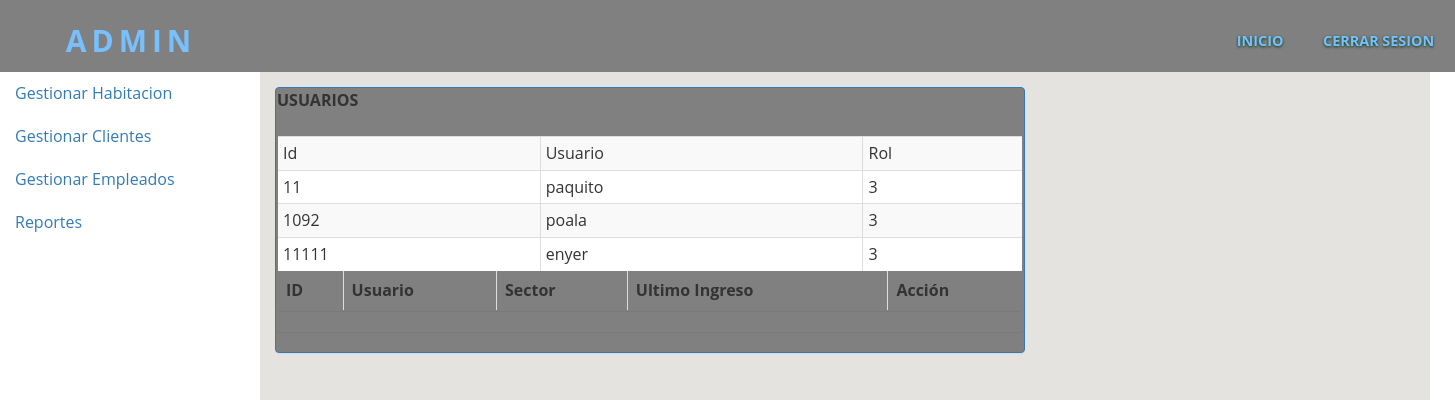
Page /admin/vtipohab.php on the committed database.
### tables this page shows
CREATE TABLE `usuario` (
  `id` int(11) NOT NULL,
  `nombre_user` varchar(30) NOT NULL,
  `password` varchar(32) NOT NULL,
  `rol` int(11) DEFAULT NULL
);

### admin/listausuario.php (the view, shortened to what this page needs)
<!DOCTYPE html>
<html>
<head>
</head>
<body>
<br>
<div class="table table-responsive">
	<table class=" table table-hover table-bordered table-striped table-condensed" >
			<td>Id</td>
			<td>Usuario</td>
			<td>Rol</td>
		<?php
		$sql="SELECT * from usuario";
		$result=mysqli_query($conexion,$sql);
		while($mostrar=mysqli_fetch_array($result)){
		 ?>
		<tr>
			<td><?php echo $mostrar['id'] ?></td>
			<td><?php echo $mostrar['nombre_user'] ?></td>
			<td><?php echo $mostrar['rol'] ?></td>
		</tr>
	<?php
	}
	 ?>
	</table>
</div>
<table id="tabla" class="table table-striped table-bordered dt-responsive nowrap" cellspacing="0" width="100%">
            <thead>
                <tr>
                    <th scope="col">ID</th>
                    <th scope="col">Usuario</th>
                    <th scope="col">Sector</th>
                    <th scope="col">Ultimo Ingreso</th>
                    <th scope="col">Acción</th>
                </tr>
            </thead>
        </table>
</body>
</html>

### admin/css/style.css (style rules this page uses)
html, body { margin:0; font-size: 100%; font-family: 'Lato', sans-serif; background: #fff; }

### admin/css/admin-styles.css (style rules this page uses)
body { font-family: 'Open Sans', sans-serif; }

### rows in the picture
usuario: id "11", nombre_user "paquito", rol "3"
usuario: id "1092", nombre_user "poala", rol "3"
usuario: id "11111", nombre_user "enyer", rol "3"
